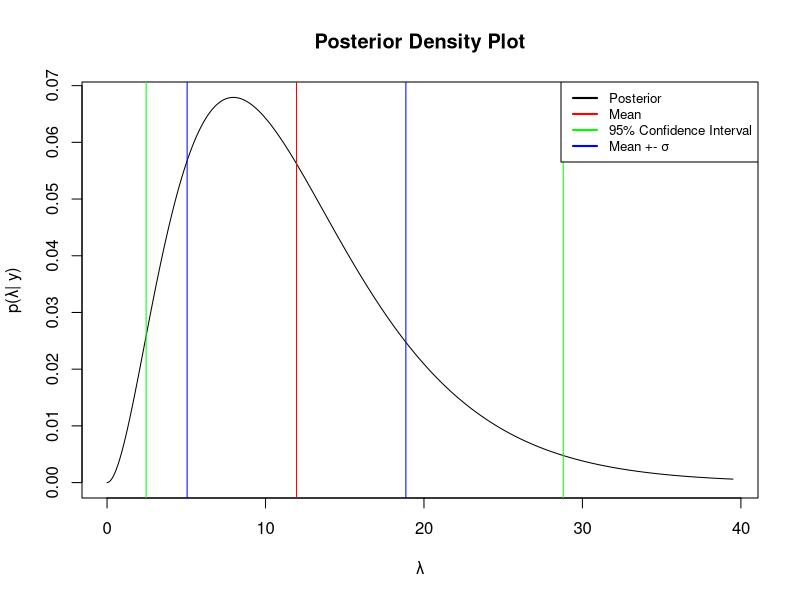
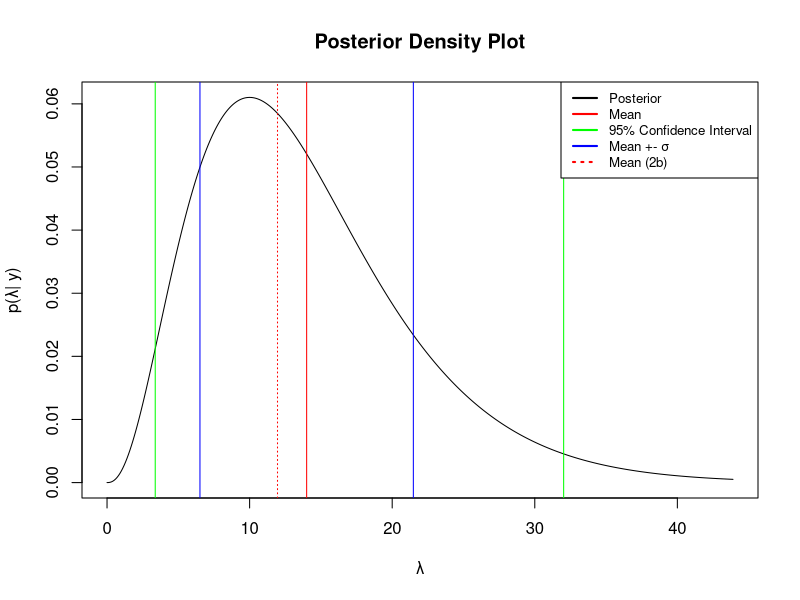

Recreate these plots in R, in order. (Note: this script raises an error after producing the figures.)
## ===========================================================================##
####################################### 2 ######################################
## ===========================================================================##

## ===========================================================================##
#################################### 2B: Calcs #################################
## ===========================================================================##
prior.alpha <- 0.001
prior.beta  <- 0.001
y           <- 3
k           <- 3/12
post.alpha <- prior.alpha + y
post.beta  <- prior.beta  + k

# Mean, sd, 95\% CI
mean.2b <- post.alpha/post.beta
sd.2b   <- sqrt(post.alpha/(post.beta^2))
sci.2b <- c(qgamma(0.025, post.alpha, post.beta), 
         qgamma(0.975, post.alpha, post.beta))

# Posterior plot

x   <- seq(0, mean.2b+4*sd.2b, 0.1)
f.x <- dgamma(x, post.alpha, rate = post.beta)
xlabel <- intToUtf8(955)
ylabel <- paste('p(', xlabel, '| y)', sep = '')
sigma  <- intToUtf8(963)



png('Q2/2bplot.png', height = 350, width = 500)
plot(x, f.x, 'l', 
     xlab = xlabel, ylab = ylabel, main = 'Posterior Density Plot')
abline(v = mean.2b        , col = 'red')
abline(v = sci.2b[1]      ,  col = 'green')
abline(v = sci.2b[2]      ,  col = 'green')
abline(v = mean.2b + sd.2b,  col = 'blue')
abline(v = mean.2b - sd.2b,  col = 'blue')

legend('topright',
       legend=c('Posterior', 'Mean','95% Confidence Interval', paste('Mean +-', sigma)),
       col=c('black','red','green', 'blue'),lty=1, lwd = c(2,2,2),
       cex = 0.8)
dev.off()

## ===========================================================================##
#################################### 2C: Calcs #################################
## ===========================================================================##

plambmt15.orig <- pgamma(15, post.alpha, post.beta, lower.tail = FALSE)

## ===========================================================================##
################################## 2D: Jeffreys ################################
## ===========================================================================##

### SETUP ###
prior.alpha.J <- 0.5
prior.beta.J  <- 0
y             <- 3
k             <- 3/12
post.alpha.J  <- prior.alpha.J + sum(y)
post.beta.J   <- prior.beta.J  + k

### Mean, sd, 95\% CI ###

mean.2d    <- post.alpha.J/post.beta.J
sd.2d      <- sqrt(post.alpha.J/(post.beta.J^2))
sci.2d     <- c(qgamma(0.025, post.alpha.J, post.beta.J), 
                qgamma(0.975, post.alpha.J, post.beta.J))

# Posterior plot

x      <- seq(0, mean.2d+4*sd.2d, 0.1)
f.x    <- dgamma(x, post.alpha.J, post.beta.J)
xlabel <- intToUtf8(955)
ylabel <- paste('p(', xlabel, '| y)', sep = '')
sigma  <- intToUtf8(963)

### SAVE PLOT ###

png('Q2/2dplot.png', height = 350, width = 500)

### 2D
plot(x, f.x, 'l', 
     xlab = xlabel, ylab = ylabel, main = 'Posterior Density Plot')
abline(v = mean.2d        ,  col = 'red')
abline(v = sci.2d[1]      ,  col = 'green')
abline(v = sci.2d[2]      ,  col = 'green')
abline(v = mean.2d + sd.2d,  col = 'blue')
abline(v = mean.2d - sd.2d,  col = 'blue')

### 2B
abline(v = mean.2b        ,  col = 'red',   lty = 3)


legend('topright',
       legend=c('Posterior', 'Mean','95% Confidence Interval', paste('Mean +-', sigma), 'Mean (2b)'),
       col=c('black','red','green', 'blue', 'red'),lty=c(1,1,1,1,3), lwd = 2,
       cex = 0.8)


dev.off()


#### 2D:C ####
plambmt15.J <- pgamma(15, post.alpha.J, post.beta.J, lower.tail = FALSE)

#### TABULAR COMPARISON
## originalr esults
orig <-rbind(mean.2b, sd.2b, sci.2b[1], sci.2b[2], plambmt15.orig)

#### Jeffreys
jeff <- rbind(mean.2d, sd.2d, sci.2d[1], sci.2d[2], plambmt15.J)

#### Overall
comp.Q2d <- cbind(orig, jeff)
lambda <- intToUtf8(955)
sigma  <- intToUtf8(963)
gteq   <- intToUtf8(8805)

rownames(comp.Q2d) <- c('Mean', 'SD', '2.5%', '97.5%', 
                   paste('P(',lambda, gteq, '15)', sep=''))
colnames(comp.Q2d) <- c('Original', 'Jeffreys')

# Multiply last row by 100 to get as percentage
comp.Q2d[5, ] <- 100*comp.Q2d[5, ]
# 4 sf for whole matrix
comp.Q2d <- signif(comp.Q2d, 4)
# Add % on the end to show percentage
comp.Q2d[5, ]  <- sapply(comp.Q2d[5,], paste, '%', sep='')
# Transpose to take up less space
comp.Q2d <- t(comp.Q2d)

png('Q2/2dComp.png', height=100, width = 300)
grid.table(comp.Q2d)
dev.off()



## ===========================================================================##
################################# 2E: POSTERIOR ################################
## ===========================================================================##

gp.nbinom <- function(ypred, kpred, post.alpha, post.beta, lower.tail = TRUE) {
  #
  # Adapts nbinom to work with gamma posterior parameters.
  #
  # ypred:       P(X <= ypred) by default
  # kpred:       Conversion parameter associated with ypred
  # post.alpha:  Posterior from previous
  # post.beta:   Posterior from previous
  # lower.tail:  P(X <= ypred) default
  
  r <- post.alpha
  p <- post.beta/(kpred + post.beta)
  
  pnbinom(ypred, size=r, prob=p, lower.tail = lower.tail)
}

### Various ys and ks (note, vary lower.tail, so not exact)

ypred.6m <- 5; kpred.6m <- 6/12 ## 6 or more  in 6m
ypred.5m <- 1; kpred.5m <- 5/12 ## 1 or fewer in 5m
ypred.1m <- 4; kpred.1m <- 1/12 ## 5 or more  in 1m. 
## 5 or more in at least one month
## define p = P(5 or more in 1m)
# (6 choose 0) * p^0 *(1-p)^6 is P(4 or less in all months)
# Do 1 - this. 



####### ORIGINAL PRIOR ######
r <- post.alpha

## 6 or more in O2
sixplus.orig <- gen.nbinom(ypred.6m, kpred.6m, 
                           post.alpha=post.alpha, post.beta = post.beta, 
                           lower.tail = FALSE)

## 1 or fewer in first 5 months: P(ypred <= 1)
oneminus.orig <- gen.nbinom(ypred.5m, kpred.5m, 
                            post.alpha=post.alpha, post.beta = post.beta, 
                            lower.tail = TRUE)

## 5 or more in last month: P(ypred >= 5) = 1- P(ypred <=4)
fiveplus.orig <- gen.nbinom(ypred.1m, kpred.1m, 
                            post.alpha = post.alpha, post.beta=post.beta, 
                            lower.tail = FALSE)

# 5 or more in at least one month
fourless.all.orig <- 1 - (1-fiveplus.orig)^6


####### JEFFREYS PRIOR ######

r <- post.alpha.J

## 6 or more in O2
sixplus.J <- gen.nbinom(ypred.6m, kpred.6m, 
                           post.alpha=post.alpha.J, post.beta = post.beta.J, 
                           lower.tail = FALSE)

## 1 or fewer in first 5 months: P(ypred <= 1)
oneminus.J <- gen.nbinom(ypred.5m, kpred.5m, 
                            post.alpha=post.alpha.J, post.beta = post.beta.J, 
                            lower.tail = TRUE)

## 5 or more in last month: P(ypred >= 5) = 1- P(ypred <=4)
fiveplus.J <- gen.nbinom(ypred.1m, kpred.1m, 
                            post.alpha = post.alpha.J, post.beta=post.beta.J, 
                            lower.tail = FALSE)

# 5 or more in at least one month
fourless.all.J <- 1 - (1-fiveplus.J)^6


### Combine results
origres <- cbind(sixplus.orig, oneminus.orig, fiveplus.orig, fourless.all.orig)
jeffres <- cbind(sixplus.J, oneminus.J, fiveplus.J, fourless.all.J)

allres <- rbind(origres, jeffres)
rownames(allres) <- c('Original', 'Jeffreys')
colnames(allres) <- c('>=6 (6m)', '<=1 (First 5m)', '>=5 (Last Month)', '>=5 (Any month)')

allres <- signif(100*allres, 4)
allres <- apply(allres, c(1,2), paste, '%', sep='')

### Write results
png('Q2/2eJeffOrig.png', height =90, width = 420)
grid.table(allres)
dev.off()





